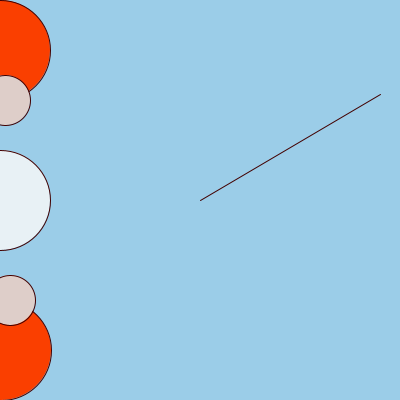
Frame 1 (no input)
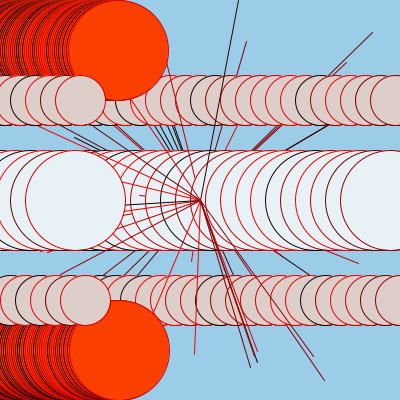
Frame 60 (the mouse pressed at the canvas centre just before this capture)
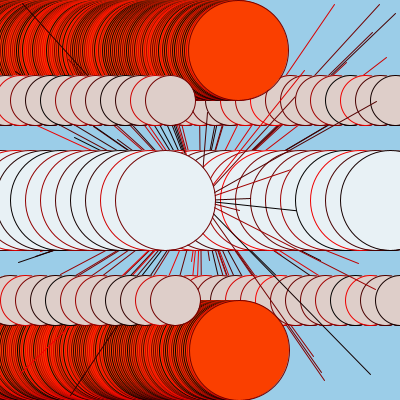
Frame 120 (the mouse held since frame 60 and released just before this capture)

The Processing sketch that drew these frames (run headless with seeded random() and noise(); from frame 60 on, the mouse is pressed at the canvas centre):

// Processing sketch: processing_184928
// ── processing_184928.pde

float slow_circle_x = 0;
float fast_circle_x = 0;

void setup(){
size(400,400);
noStroke();
background(#9BCDE8);

}
void draw(){
  
  
  float slow_circle_size = 100;
  
  if(random(10) > 9.95) {
    slow_circle_size = 60;
  }
  stroke(random(256),0,0);
line(200,200, random(400),random(400));

  fill(#FA3F00);
  ellipse(slow_circle_x,50, slow_circle_size, slow_circle_size);
  slow_circle_x = slow_circle_x + 1;
  
   fill(#FA3F00);
  ellipse(slow_circle_x,350, slow_circle_size, slow_circle_size);
  slow_circle_x = slow_circle_x + 1;
  
  fill(#E8F1F5);
  ellipse(fast_circle_x,200, 100, 100);
  fast_circle_x = fast_circle_x + 5;
  
  fill(#DECEC9);
  ellipse(fast_circle_x,100, 50, 50);
  fast_circle_x = fast_circle_x + 5;
  
  fill(#DECEC9);
  ellipse(fast_circle_x,300, 50, 50);
  fast_circle_x = fast_circle_x + 5;
  
 if (slow_circle_x > 400) {slow_circle_x = 0;
 }
    
    if(fast_circle_x > 400) {
    fast_circle_x = 0;
  }
}
